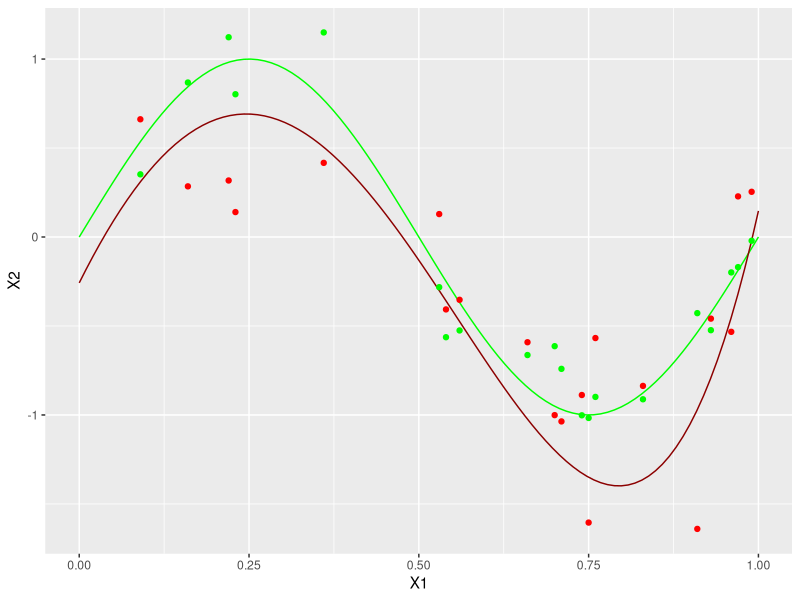

The R source for this figure:
library(sandwich)
library(MASS)
library(gridExtra)
library(ggplot2)
library(ellipse)
library(plyr)

set.seed(30)

n <- 2
x <- matrix(seq(0,1,length.out = 100), nrow=100, ncol = 9)
target <- sin(2 * pi * x)

noise <- rnorm(100, mean = 0, sd = 0.2)
target_orig = target
target <- target+ noise

# -------block 1
basis_u = seq(1,9)
basis_u = t(replicate(100, basis_u))

a <- cbind(rep(1, 100), exp(-((x- basis_u)/10) ** 2 / (2 * 0.1**2)))
# 
a

# solve(t(a) %*%  a) %*% t(a) %*% target

alpha <- 0.5
beta <- 25
S0 <- c(1/alpha,1/alpha) * diag(2)
mode <- c(0,0)


precision1w <- rep(alpha,10) + beta * (t(a[c(1,19,50,99),]) %*%  (a[c(1,19,50,99),]))
mode1w <- (beta * ginv(precision1w) %*%  (t(a[c(1,19,50,99),])) %*% target[c(1,19,50,99),])
mode1w <- mode1w[,1]
mode1w
variance1pred <- 1/beta + a %*% ginv(precision1w) %*% t(a)
# 
mode1pred <- mode1w %*% t(a)
# 
data.grid <- data.frame(cbind(x[,1], target_orig))
# q.samp <- cbind(data.grid, prob = mvtnorm::dmvnorm(data.grid, mean = mode1, sigma = variance1))
# mode1pred
# 
plot1 <- ggplot(data.frame(data.grid), aes(x = X1, y = X2)) + geom_line(color = "green") + geom_line(y = t(mode1pred), color = "darkred")
y_sample <- mvrnorm(n = 20, mu = mode1pred, Sigma = variance1pred)
x_sample <- sample(seq(1,100),20) 

y_sample <- y_sample[, c(x_sample)]
y_sample
y_sample <- apply(y_sample, MARGIN = 2, function(x) sample(x, replace=TRUE, size = 1))
y_sample
x_sample_new <- x_sample / 100
samples <- data.frame(cbind(x_sample_new, y_sample))
target_samples <- data.frame(cbind(x_sample_new, target[x_sample]))
plot1 <- plot1 + geom_point(data = samples, colour = "red", aes(x = x_sample_new, y = y_sample)) 
target[x_sample]
target_samples
plot1 + geom_point(data = target_samples, colour = "green", aes(x = x_sample_new, y = V2 ))


#     
# precision2 <- c(alpha,alpha) + beta * t(a[1:2,]) %*%  a[1:2,]
# variance2 <- 1/beta + a[1:2,] * precision2 * t(a[1:2,])
# mode2 <- ginv(precision2) %*% (beta * t(a[1:2,]) %*% t[1:2,])
# mode1
# mode2 <- t(mode2) %*% a[1:2,]
# q.samp <- cbind(data.grid, prob = mvtnorm::dmvnorm(data.grid, mean = mode2, sigma = variance2))
# q.samp

# plot2 <- ggplot(q.samp, aes(x=s.1, y=s.2)) + 
#     geom_raster(aes(fill = prob)) +
#     coord_fixed(xlim = c(0, 1), ylim = c(0, 1), ratio = 1)
# 
# grid.arrange(plot1, plot2, nrow=2, ncol=1)


# precision <- c(alpha,alpha) + beta * (matrix(a[1,], nrow = 2, ncol = 2)) %*%  t(matrix(a[1,], nrow = 2, ncol = 2))
# precision
# mode <- ginv(precision) %*% (beta * (matrix(a[1,], nrow = 2, ncol = 2)) %*% matrix(target[1,], nrow = 2))
# p.samp <- cbind(data.grid, prob = mvtnorm::dmvnorm(data.grid, mean = mode, sigma = ginv(precision)))
# plot2 <- ggplot(p.samp, aes(x=s.1, y=s.2)) + 
#     geom_raster(aes(fill = prob)) +
#     coord_fixed(xlim = c(-3, 3), ylim = c(-3, 3), ratio = 1)
#     
# precision <- c(alpha,alpha) + beta * (t(a[1:2,]) %*%  (a[1:2,]))
# mode <- ginv(precision) %*% (beta * (t(a[1:2,])) %*% target[1:2,])
# p.samp <- cbind(data.grid, prob = mvtnorm::dmvnorm(data.grid, mean = mode, sigma = ginv(precision)))
# plot3 <- ggplot(p.samp, aes(x=s.1, y=s.2)) + 
#     geom_raster(aes(fill = prob)) +
#     coord_fixed(xlim = c(-3, 3), ylim = c(-3, 3), ratio = 1)    
# grid.arrange(plot1, plot2, plot3, nrow=2, ncol=2)
